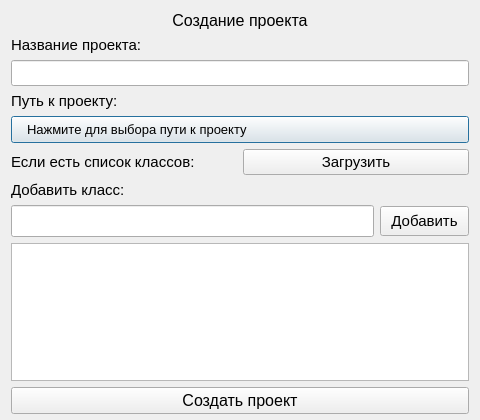
<?xml version="1.0" encoding="UTF-8"?>
<ui version="4.0">
 <class>window_create_project</class>
 <widget class="QDialog" name="window_create_project">
  <property name="geometry">
   <rect>
    <x>0</x>
    <y>0</y>
    <width>480</width>
    <height>420</height>
   </rect>
  </property>
  <property name="minimumSize">
   <size>
    <width>480</width>
    <height>420</height>
   </size>
  </property>
  <property name="maximumSize">
   <size>
    <width>480</width>
    <height>420</height>
   </size>
  </property>
  <property name="windowTitle">
   <string>Dialog</string>
  </property>
  <layout class="QVBoxLayout" name="verticalLayout">
   <property name="bottomMargin">
    <number>6</number>
   </property>
   <item>
    <widget class="QLabel" name="label">
     <property name="font">
      <font>
       <pointsize>12</pointsize>
      </font>
     </property>
     <property name="text">
      <string>Создание проекта</string>
     </property>
     <property name="alignment">
      <set>Qt::AlignCenter</set>
     </property>
    </widget>
   </item>
   <item>
    <widget class="QLabel" name="label_3">
     <property name="font">
      <font>
       <pointsize>11</pointsize>
      </font>
     </property>
     <property name="text">
      <string>Название проекта:</string>
     </property>
    </widget>
   </item>
   <item>
    <widget class="QLineEdit" name="lineedit_project_name">
     <property name="font">
      <font>
       <pointsize>11</pointsize>
      </font>
     </property>
    </widget>
   </item>
   <item>
    <widget class="QLabel" name="label_2">
     <property name="font">
      <font>
       <pointsize>11</pointsize>
      </font>
     </property>
     <property name="text">
      <string>Путь к проекту:</string>
     </property>
    </widget>
   </item>
   <item>
    <widget class="QPushButton" name="button_choose_project_path">
     <property name="font">
      <font>
       <pointsize>10</pointsize>
      </font>
     </property>
     <property name="styleSheet">
      <string notr="true">QPushButton {
	text-align: left;
	padding: 5px 15px;
}</string>
     </property>
     <property name="text">
      <string>Нажмите для выбора пути к проекту</string>
     </property>
    </widget>
   </item>
   <item>
    <layout class="QHBoxLayout" name="horizontalLayout">
     <item>
      <widget class="QLabel" name="label_4">
       <property name="font">
        <font>
         <pointsize>11</pointsize>
        </font>
       </property>
       <property name="text">
        <string>Если есть список классов:</string>
       </property>
      </widget>
     </item>
     <item>
      <widget class="QPushButton" name="button_load_classes">
       <property name="font">
        <font>
         <pointsize>11</pointsize>
        </font>
       </property>
       <property name="text">
        <string>Загрузить</string>
       </property>
      </widget>
     </item>
    </layout>
   </item>
   <item>
    <widget class="QLabel" name="label_5">
     <property name="font">
      <font>
       <pointsize>11</pointsize>
      </font>
     </property>
     <property name="text">
      <string>Добавить класс:</string>
     </property>
    </widget>
   </item>
   <item>
    <layout class="QHBoxLayout" name="horizontalLayout_2">
     <item>
      <widget class="QLineEdit" name="lineedit_add_class">
       <property name="font">
        <font>
         <pointsize>11</pointsize>
        </font>
       </property>
       <property name="styleSheet">
        <string notr="true">QLineEdit {
	padding: 5px 10px;
}</string>
       </property>
      </widget>
     </item>
     <item>
      <widget class="QPushButton" name="button_add_class">
       <property name="font">
        <font>
         <pointsize>11</pointsize>
        </font>
       </property>
       <property name="styleSheet">
        <string notr="true">QPushButton {
	padding: 5px 10px;
}</string>
       </property>
       <property name="text">
        <string>Добавить</string>
       </property>
      </widget>
     </item>
    </layout>
   </item>
   <item>
    <widget class="QTextBrowser" name="browser_added_classes">
     <property name="font">
      <font>
       <pointsize>11</pointsize>
      </font>
     </property>
    </widget>
   </item>
   <item>
    <widget class="QPushButton" name="button_create_project">
     <property name="font">
      <font>
       <pointsize>12</pointsize>
      </font>
     </property>
     <property name="text">
      <string>Создать проект</string>
     </property>
    </widget>
   </item>
   <item>
    <spacer name="verticalSpacer">
     <property name="orientation">
      <enum>Qt::Vertical</enum>
     </property>
     <property name="sizeHint" stdset="0">
      <size>
       <width>20</width>
       <height>40</height>
      </size>
     </property>
    </spacer>
   </item>
  </layout>
 </widget>
 <resources/>
 <connections/>
</ui>
